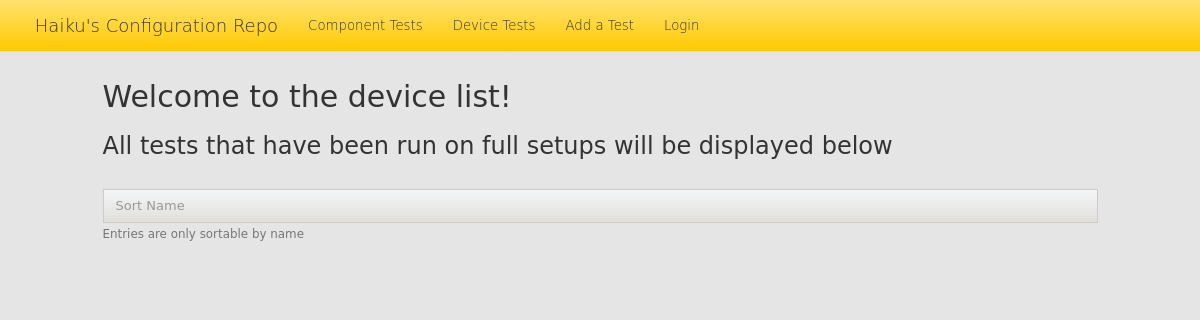
Page /device_list/ on the earlier database version.
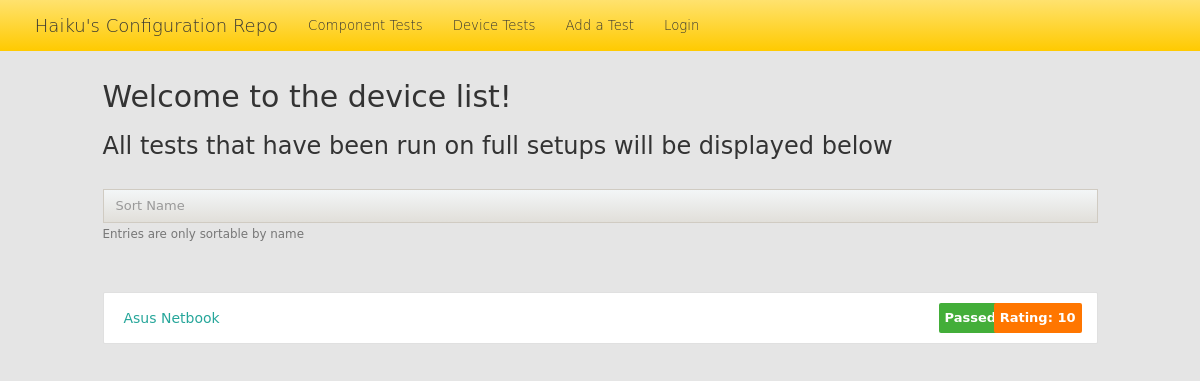
Same page on the later database version.
### repo/models.py (models this page shows)
class Device(models.Model):
    name = models.CharField(default='', max_length=200)
    notes = models.CharField(default='', max_length=500)
    is_working = models.CharField(default='', max_length=10)
    rating = models.IntegerField()
    author = models.CharField(default='', max_length=100)
    author_email = models.CharField(default='', max_length=100)
    date_created = models.DateTimeField('date created', auto_now=True)
    date_modified = models.DateTimeField('date modified', auto_now=True)
    cpu = models.CharField(default='', max_length=100)
    motherboard = models.CharField(default='', max_length=100)
    hard_drive = models.CharField(default='', max_length=100)
    sound = models.CharField(default='', max_length=100)
    is_sound_working = models.CharField(default='', max_length=10)
    display = models.CharField(default='', max_length=100)
    display_configuration = models.CharField(default='', max_length=20)
    is_display_working = models.CharField(default='', max_length=10)
    graphics_card = models.CharField(default='', max_length=100)
    graphics_card_is_working = models.CharField(default='', max_length=10)

### repo/views.py (the view)
# urls.py: url(r'^device_list/', views.deviceList, name='deviceList'),
def deviceList(request):
    all_devices = Device.objects.all()
    context = {'all_devices' : all_devices}
    return render(request, 'repo/device_list.html', context)

### repo/templates/repo/device_list.html (shortened to what this page needs)
{% load staticfiles %}
<!DOCTYPE html>
<html lang="en">
  <head>
    <link rel="stylesheet" type="text/css" href="{% static 'repo/main.css' %}">
    <link href="{% static 'repo/bootstrap.min.css' %}" rel="stylesheet">
    <link rel="stylesheet" href="{% static 'repo/shijin4.css' %}">
  </head>
  <body>
    <nav class="navbar navbar-inverse navbar-fixed-top">
      <div class="container">
        <div class="navbar-header">
          <a class="navbar-brand" href="{% url 'repo:index' %}">Haiku's Configuration Repo</a>
        </div>
        <div id="navbar" class="collapse navbar-collapse">
          <ul class="nav navbar-nav">
            <li><a href="{% url 'repo:componentList' %}" class="active">Component Tests</a></li>
            <li><a href="{% url 'repo:deviceList' %}">Device Tests</a></li>
            <li><a href="{% url 'repo:addTest' %}">Add a Test</a></li>
            <li><a href="{% url 'repo:loginIndex' %}">Login</a></li>
          </ul>
        </div>
      </div>
    </nav>
    <div class="padtop-5"></div>
    <div id="page">
      <div class="row">
        <h2>Welcome to the device list!</h2>
        <h3>All tests that have been run on full setups will be displayed below</h3>
      </div>
      <div class="padtop-2"></div>
      <div class="row">
        <form action="{% url 'repo:sortDevices' %}" method="post">
          <fieldset class="form-group">
            <input type="email" class="form-control" name="name_to_sort" placeholder="Sort Name">
            <small class="text-muted">Entries are only sortable by name</small>
          </fieldset>
        </form>
      </div>
      <div class="pad-item-list center-list-item row">
        {% for device in all_devices %}
          <div class="collection">
            <a href="{% url 'repo:deviceDetail' device.id %}" class="collection-item">{{ device.name }}
              {% if device.is_working == "Passed" %}
                <span class="new badge green"><b>Passed</b></span>
              {% else %}
                <span class="new badge red"><b>Failed</b></span>
              {% endif %}
              <span class="new rating-badge orange"><b>Rating: {{ device.rating }}</b></span>
            </a>
          </div>
        {% endfor %}
      </div>
      <div class="padtop-5"></div>
    </div>
  </body>
</html>

Differences in the rows shown:
added Device: name "Asus Netbook", is_working "Passed", rating "10"
